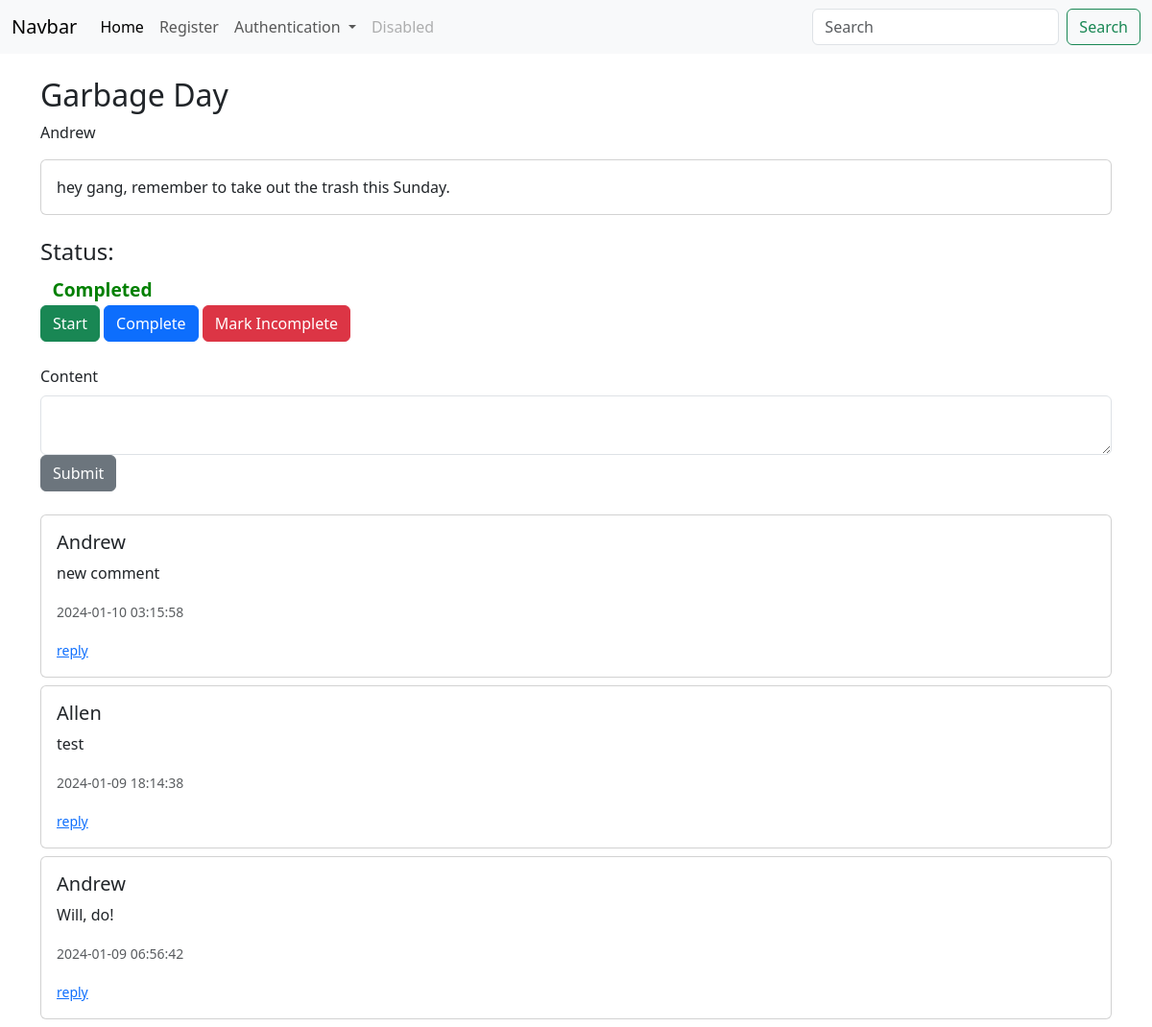
The app's page /group_task/2 (signed in), older data.
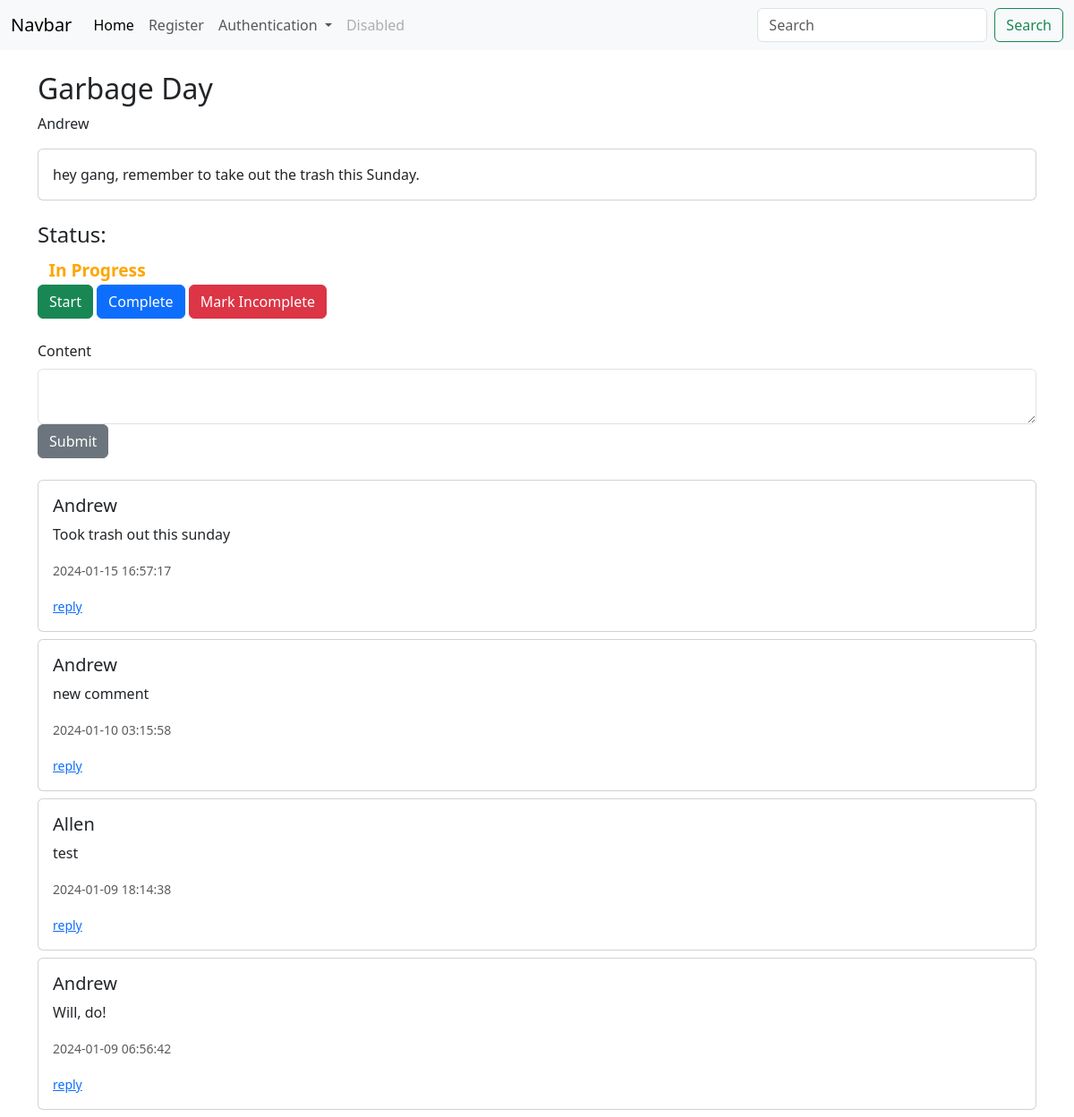
The same page, newer data.
### app/models/models.py (models this page shows, shortened)
class Users(db.Model, UserMixin):
    id = db.Column(db.Integer, primary_key=True)
    key = db.Column(db.String(20), nullable=False)
    username = db.Column(db.String(20), nullable=False, unique=True)
    name = db.Column(db.String(40), nullable=False)
    date_added = db.Column(db.DateTime, default=datetime.utcnow)
    password_hash = db.Column(db.String(128))
    @property
    def password(self):
        raise AttributeError('password is not a readable attribute!')

class GroupTasksComments(db.Model):
    id = db.Column(db.Integer, primary_key=True, autoincrement=True)
    task_id = db.Column(db.Integer, db.ForeignKey('group_tasks.id'))
    parent_id = db.Column(db.Integer, db.ForeignKey('group_tasks_comments.id'), nullable=True, default = 0) # null by default
    poster_id = db.Column(db.Integer, db.ForeignKey('users.id'))
    content = db.Column(db.String(1000), nullable=False)
    date_posted = db.Column(db.DateTime, default=datetime.utcnow)
    last_updated = db.Column(db.DateTime, default=datetime.utcnow)
    tally = db.Column(db.Integer, default = 0)

### app/dash/routes.py (the view, shortened to what this page needs)
@dash_bp.route("/group_task/<int:id>", methods=['GET', 'POST'])
@login_required
def group_task(id):
    comment_form = GroupTaskCommentForm()
    if comment_form.validate_on_submit():
        return paul.post_task_comment_and_redirect(comment_form, id)
    comments = paul.get_task_comments(id)
    task = paul.get_task(id)
    name = paul.get_poster_name(task.poster_id)
    comment_form.content.data = '' # not entirely neccessary, paul handles this
    return render_template("group_task.html", id=id, comments = comments, task = task, name=name, comment_form=comment_form, get_name = paul.get_poster_name)

### app/forms.py
class GroupTaskCommentForm(FlaskForm):
    content = CKEditorField('Content', validators=[DataRequired()])
    submit = SubmitField("Submit")

class SearchForm(FlaskForm):
    searched = StringField("Searched", validators=[DataRequired()])
    submit = SubmitField("Submit")

### app/DataInterface/group.py (called while the page is built)
    def get_task_comments(self, id):
        task = GroupTasks.query.get_or_404(id)
        comments = []
        get_comments = GroupTasksComments.query.filter_by(parent_id=0, task_id = id).order_by(GroupTasksComments.date_posted).all()
        for i in get_comments:
            comments.append(i)
        return comments[::-1]

    def get_poster_name(self, poster_id ):
        return Users.query.filter_by(id = poster_id).first().name

    def get_task(self, id):
        return GroupTasks.query.get_or_404(id)

### run.py (called while the page is built)
@app.context_processor
def base():
    form = SearchForm()
    return dict(form=form)

### app/templates/group_task.html (shortened to what this page needs)
{% extends 'base.html' %}
{% block content %}
<div class="container mt-4">
    <h2>{{ task.title }}</h2>
    <p>{{ name }}</p>
    <div class="card mb-4">
        <div class="card-body">
            <p class="card-text" style="max-width: 800px; word-wrap: break-word;">{{ task.content }}</p>
        </div>
    </div>
    <div class="status mb-4">
        <h4>Status:</h4>
        {% if task.status == 0 %}
            <span class="badge badge-warning" style="font-size: larger; color: red;">Not Started</span>
        {% elif task.status == 1 %}
            <span class="badge badge-info" style="font-size: larger; color: orange;">In Progress</span>
        {% elif task.status == 2 %}
            <span class="badge badge-success" style="font-size: larger; color: green;">Completed</span>
        {% endif %}
        <form method="POST" class="mb-4">
            <button type="submit" name="start" value="1" class="btn btn-success">Start</button>
            <button type="submit" name="complete" value="2" class="btn btn-primary">Complete</button>
            <button type="submit" name="incomplete" value="0" class="btn btn-danger">Mark Incomplete</button>
        </form>
    </div>
    <form method="POST" class="mb-4">
        <div class="form-group">
            {{ comment_form.content.label(class="form-label") }}
            {{ comment_form.content(class="form-control") }}
        </div>
        {{ comment_form.submit(class="btn btn-secondary") }}
    </form>
    <div class="comments">
        {% for comment in comments %}
            <div class="card mb-2">
                <div class="card-body">
                    <h5 class="card-title">{{ get_name(comment.poster_id) }}</h5>
                    <p class="card-text">{{ comment.content }}</p>
                    <p class="card-text"><small class="text-muted">{{ comment.date_posted.strftime('%Y-%m-%d %H:%M:%S') }}</small></p>
                    <small><a href="{{url_for('dash_bp.comment', id=comment.id)}}">reply</a></small>
                </div>
            </div>
        {% endfor %}
    </div>
</div>
{% endblock %}

Row changes from the older to the newer data that the page shows:
changed GroupTasks "Garbage Day": status 2 → 1 (drawn)
added GroupTasksComments: {{ get_name(comment.poster_id) }} "Andrew", content "Took trash out this sunday", date_posted "2024-01-15 16:57:17"
Text that changed along with them:
text no longer shown: "Completed"
text now shown: "In Progress"
